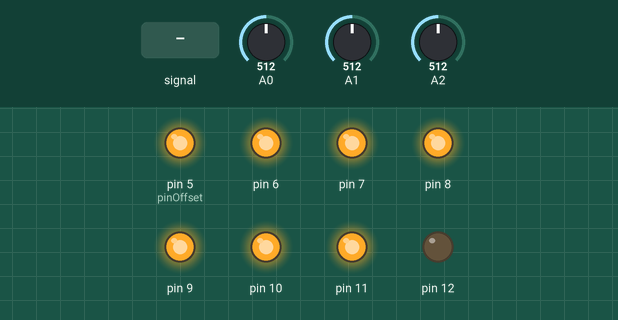
Recording of a sketch running on a simulated Arduino Uno, built with avr-gcc and run on an emulated ATmega328P. On the bench: output pins drawn as LEDs (lit = HIGH). Inputs (shaded band) come from the test bench; at power-on: A2 = 512, A0 = 512, A1 = 512.

Above: at 1.2 s.
1.3 s: A2 fed a 200 Hz sine of ±81 counts around its level
At 2.2 s:
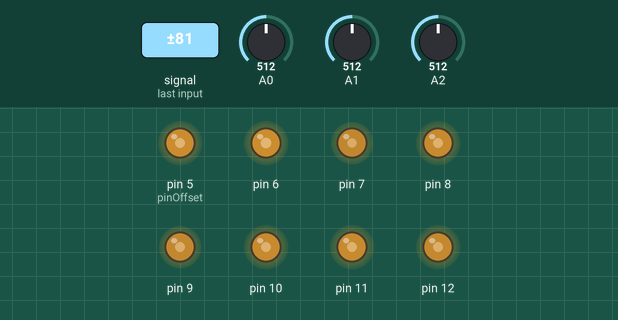
4.3 s: A2 set to 511
At 4.64 s:
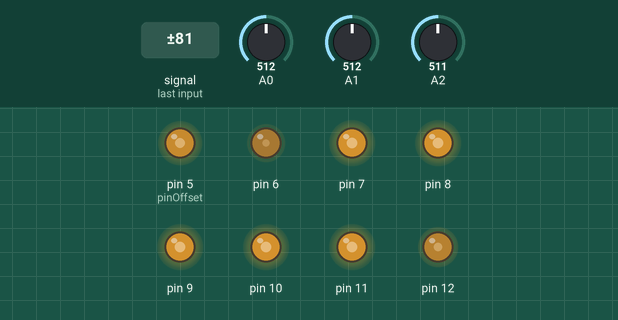
At 6.1 s:
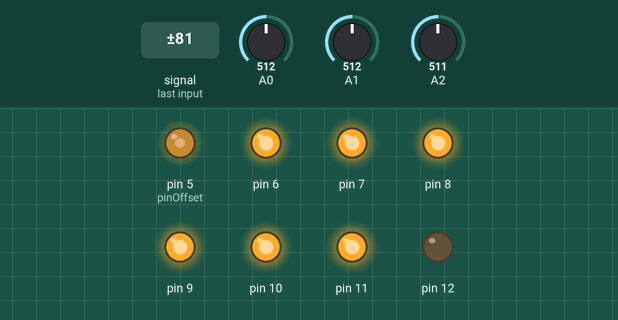
Timing chart, 0 to 7.6 s (numbered marks = the images above; inputs shaded):
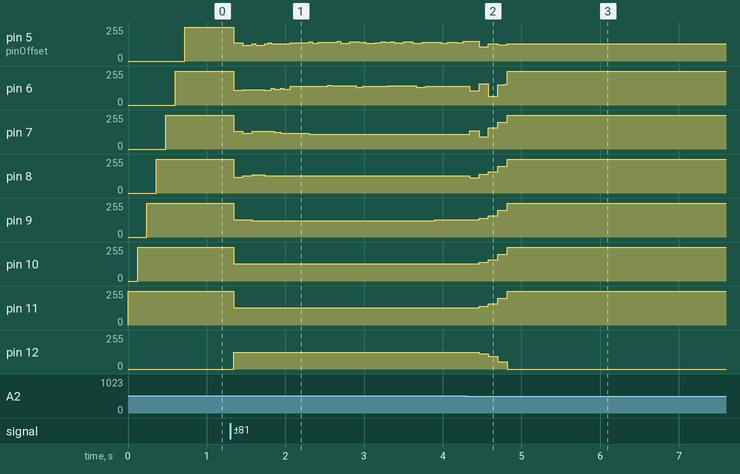

The sketch:

DELAY_SMOOTH.ino
```cpp
/*

SMOOTHER DELAY ....mix this with your orignal audio..not bad/*


A0= unused
A1=DELAY TIME
A2 KNOB=INPUT LEVEL...keep this low
A3 KNOB=unused

A2 JACK=AUDIO INPUT
A3 JACK=UNUSED
DAC OUT=AUDIO OUT

*/


// defines for setting and clearing register bits
#ifndef cbi
#define cbi(sfr, bit) (_SFR_BYTE(sfr) &= ~_BV(bit))
#endif
#ifndef sbi
#define sbi(sfr, bit) (_SFR_BYTE(sfr) |= _BV(bit))
#endif
//sampBuffer storages
#define storage 1500  //168 is 500, 328 is 1000.
byte sampBuffer[storage];

//lowpass filter
int lowV = 131;
unsigned long lowMill = 0;

//SH
float SHrv = 0;
unsigned long SHmil = 0;

byte keys[5] = {0,0,0,0,0};
byte keysp[5] = {0,0,0,0,0};

//analog
int analogInput = 2;
byte anaCount = 0;
int anaVs[4];

//modulator
unsigned long Mmill = 0;
boolean mhl = true;

//digital delay
int dlyCounter = 0;

//audio out variable
long signalOut;

//synth volume
int time = 0;

const int digPin[2] = {3, 4};  // the digital output pins
const int pinOffset = 5;       // the first DAC pin (from 5-12)
//volatile int clkState = LOW;

//int digState[2] = {HIGH, LOW};  // start with both set low

void setup () {

  analogReference(INTERNAL);

  //speed up http://www.arduino.cc/cgi-bin/yabb2/YaBB.pl?num=1235060559
  TCCR0B = TCCR0B & 0b11111000 | 0x01;

  //audio output
  //pinMode(9, OUTPUT);

  //buttons pins


//  Serial.begin(9600);


 // Serial.begin(9600);

   // set up the digital (clock) input
 // pinMode(clkIn, INPUT);


    // set up the digital outputs


    // set up the 8-bit DAC output pins
  for (int i=0; i<8; i++) {
    pinMode(pinOffset+i, OUTPUT);
    digitalWrite(pinOffset+i, LOW);


  }


 // set the ADC to a higher prescale factor
   sbi(ADCSRA,ADPS2);
  cbi(ADCSRA,ADPS1);
  cbi(ADCSRA,ADPS0);


}


void loop () {


  //  Serial.begin(9600);


  //analogReads
  signalOut = analogRead(2) >> 2; //volume change
  inputRead();

  //Effacts
  digitalDelay();
// looper();
//  modulator();
  //distortion();
 // SHgate();
  //lowpass();

  //write to output
 dacOutput(signalOut);
  //delayMicroseconds(map(analogRead(0), 0, 1023, 20000, 1));

}


void digitalDelay(){

    time = map(analogRead(1), 0, 1023,0, (storage - 1));//storageORY ARRAY MINUS 1...MAPPED FOR DELAY

    dlyCounter++;
    if(dlyCounter > (storage-1)){
      dlyCounter = 0;
    }


      //int pitch=(analogRead(1));
    int counterModulo = (dlyCounter+(time)) % (storage - 1);  //try (time*2) or time*3 for more interesting DIRTY effects and longer time
   // counterModulo=counterModulo/(pitch>>5);
  // delayMicroseconds(map(anaVs[1], 0, 1023, 20000, 1));
    sampBuffer[dlyCounter] = (signalOut+sampBuffer[counterModulo])>>1 ;
   // int signal2=sampBuffer[dlyCounter];
    signalOut = sampBuffer[dlyCounter];//%analogRead(1)>>3
   //    aWrite(signal2>>3);
  }


void looper(){


    int l = map(anaVs[3], 0, 1023, (storage-1), 4);

    dlyCounter++;
    if(dlyCounter > l){
      dlyCounter = 0;
    }
    signalOut = sampBuffer[dlyCounter];
  }


//output to audio
void aWrite(byte i){
  i = constrain(i, 0, 255);
  analogWrite(3,i);
}

//analog Reads
void inputRead(){

  anaVs[2] = analogRead(2);
   anaVs[1] = analogRead(0);
    anaVs[3] = analogRead(1);
}


//  =================== convenience routines ===================

//  isr() - quickly handle interrupts from the clock input
//  ------------------------------------------------------
//void isr()
//{
  //clkState = HIGH;
//}

//  dacOutput(long) - deal with the DAC output
//  ------------------------------------------
void dacOutput(long v)
{
 int tmpVal = v;
 bitWrite(PORTD, 5, tmpVal & 1);
 bitWrite(PORTD, 6, (tmpVal & 2) > 0);
 bitWrite(PORTD, 7, (tmpVal & 4) > 0);
 bitWrite(PORTB, 0, (tmpVal & 8) > 0);
 bitWrite(PORTB, 1, (tmpVal & 16) > 0);
 bitWrite(PORTB, 2, (tmpVal & 32) > 0);
 bitWrite(PORTB, 3, (tmpVal & 64) > 0);
 bitWrite(PORTB, 4, (tmpVal & 128) > 0);
}
```

Measured:
- the behaviour switches between 512 and 511 on A2 (found by bisection; images 1 and 2)
- after the input at 1.3 s, pin 8: 255/255 → 119/255 at once, → 128/255 0.12 s later, → 136/255 0.12 s later, → 130/255 0.16 s later; pin 9: 255/255 → 130/255 at once, → 122/255 0.24 s later, → 128/255 2.3 s later; pin 10, pin 11: 255/255 → 130/255 at once; pin 12: 0/255 → 125/255 at once
- after the input at 4.3 s, pin 8: 130/255 → 115/255 at once, → 140/255 0.12 s later, → 158/255 0.12 s later, → 199/255 0.12 s later, … (5 changes in this stretch); pin 10: 130/255 → 140/255 after 0.16 s, → 158/255 0.12 s later, → 199/255 0.12 s later, → 255/255 0.12 s later
